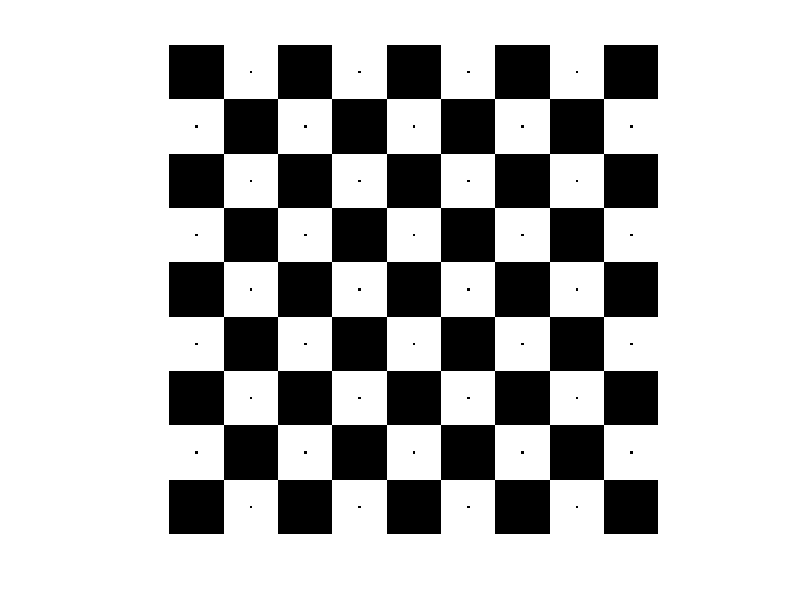

The MATLAB source for this figure:
clear all;
close all;
clc;

height = 9;
width = 9;
dpg = 501;

img = zeros(height*dpg, width*dpg);
for i = 1:height
    for j = 1:width
        if mod(i+j, 2)
            img((i-1)*dpg+1:i*dpg, (j-1)*dpg+1:j*dpg) = 255;
            img((i-1)*dpg+240:(i-1)*dpg+262, (j-1)*dpg+240:(j-1)*dpg+262) = 0;
        end
    end
end

imshow(img);